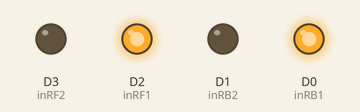
Simulated run of this sketch. Board: ESP8266 (NodeMCU). On the bench: output pins drawn as LEDs (lit = HIGH).

Above: at 0.1 s.
Timing chart, 0 to 1.6 s (numbered marks = the images above):
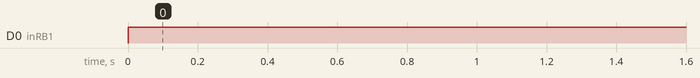

Measured:
- by itself, D0 (inRB1): LOW → HIGH at 0.00 s

The sketch:

rightsidecode.ino
```cpp
int inRF1 = D2;
int inRF2 = D3;
int inRB1 = D0;
int inRB2 = D1;

void rightFrontStp(){
  digitalWrite(inRF1, LOW);
  digitalWrite(inRF2, LOW);
}

void rightBackStp(){
  digitalWrite(inRB1, LOW);
  digitalWrite(inRB2, LOW);
}

void rightFrontFd(){
  digitalWrite(inRF1, HIGH);
  digitalWrite(inRF2, LOW);
}

void rightBackFd(){
  digitalWrite(inRB1, HIGH);
  digitalWrite(inRB2, LOW);
}

void rightFrontBd(){
  digitalWrite(inRF1, LOW);
  digitalWrite(inRF2, HIGH);
}

void rightBackBd(){
  digitalWrite(inRB1, LOW);
  digitalWrite(inRB2, HIGH);
}

void setup() {
  // put your setup code here, to run once:
  pinMode(inRF1, OUTPUT);
  pinMode(inRF2, OUTPUT);
    pinMode(inRB1, OUTPUT);
  pinMode(inRB2, OUTPUT);
    digitalWrite(inRF1, LOW);
  digitalWrite(inRF2, LOW);
  digitalWrite(inRB1, LOW);
  digitalWrite(inRB2, LOW);
}

void loop() {
  // put your main code here, to run repeatedly:
  rightFrontFd();
  rightBackFd();


}
```
